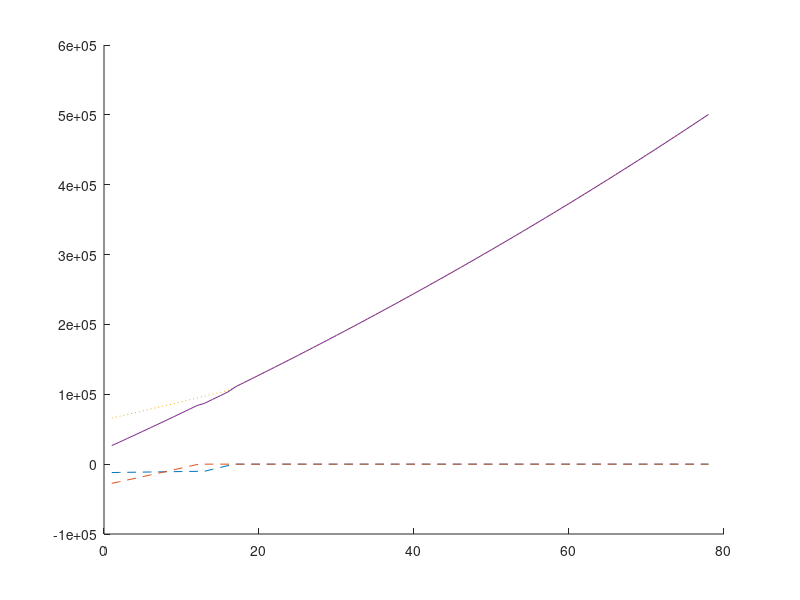

Write MATLAB code to recreate this figure.
clear all

%
% upcoming work: 
% 1. functionalize the code to support arbitrary # of loans/assets
% 2. calculate debt payoff timeline
% 3. support adding loans or assets and spending savings @ user-defined
% time points (e.g. house purchase or inheritance)
% 4. support payment inflation (due to salary raises)
% 5. support tax-deferred assets, salary tax estimates
% 6. build a gui
%


% input variables

stopval = 500000;

% have to assume these are loans for now... build in asset functionality
% next
principal1 = -12000;
rate1 = 0.025; % always as a decimal fraction

principal2 = -27496;
rate2 = 0.0655;


value1 = 66000; % initial asset value
ror1 = 0.06; % asset rate of return

payment = 4900; % monthly payment you wish to make
invpay = 2200; % set a monthly amount if you want to invest right away instead
            % of placing 100% of available 'payment' into debts.
            % if 0, the program assumes all extra payment goes to debt
            % repayment first.
n = 12; % 12 months in a year
horizon = 6; % maximum number of years you want to pay off any loan


% need an infinite loop check - is your min payment enough to EVER pay it
% off?

minpay1 = (-principal1*(rate1/n))/(1-(1+rate1/n)^(-n*horizon));
minpay2 = (-principal2*(rate2/n))/(1-(1+rate1/n)^(-n*horizon));
minpay = minpay1+minpay2;

while payment-invpay < minpay
    payment = input(['Your min payment is too small! Increase it to at least ' num2str(ceil(minpay)+invpay) ': ']);
end
%

% determine any extra amount of money beyond the minimums
if payment > minpay
    extra = payment-invpay-minpay;
else
    extra = 0;
end

% allocate the extra money to the right loan
ratechk = max(rate1,rate2);
if ratechk==rate1
    payment1 = minpay1+extra;
    payment2 = minpay2;
else
    payment1=minpay1;
    payment2 = minpay2+extra;
end

if payment~=(payment1+payment2+invpay)
    error('borked some math')
end

% Initialize while loop
clear presval1
clear presval2
clear asset1
presval1(1) = principal1;
presval2(1) = principal2;
asset1(1) = value1;
networth(1) = principal1+principal2+value1;
period = 0; % initial period
t=1; % # of periods per cycle of while loop


while networth(period+1) < stopval
    
    % loan 1
    % payoff check and re-allocate payments
    % also handle final payment period remainders
    if presval1(period+1)+payment1 >= 0
        
        finpay1 = -presval1(period+1); % calc. the amount of the final payment
        % apply the final payment and re-calculate the loan value (should be 0)
        presval1(period+2) = presval1(period+1)+finpay1; 
        if presval1(period+2)~=0
            disp('borked some finpay1 math.')
        end
        
        payment2=payment2+payment1;
        payment1=0;
    else
        presval1(period+2) = presval1(period+1)+payment1;
        presval1(period+2) = presval1(period+2)*(1+rate1/n)^t;
    end
    
    if presval1(period+2) < presval1(period+1)
        error('You will never pay this off! Use a higher Min Payment!')
    end
    
    % loan 2
    if presval2(period+1)+payment2 >= 0
        
        finpay2 = -presval2(period+1);
        presval2(period+2) = presval2(period+1)+finpay2;
        if presval2(period+2)~=0
            disp('borked some finpay2 math.')
            disp(period)
        end
        
        payment1=payment1+payment2;
        payment2=0;
    else
        presval2(period+2) = presval2(period+1)+payment2;
        presval2(period+2) = presval2(period+2)*(1+rate2/n)^t;
    end
    
    if presval2(period+2) < presval2(period+1)
        error('You will never pay this off! Use a higher Min Payment!')
    end
    
    if presval2(period+2)==0&&presval1(period+2)==0
        payment1=0;
        payment2=0;
    end
    
    % asset 1
        asset1(period+2) = asset1(period+1)+(payment-(payment1+payment2));
        asset1(period+2) = asset1(period+2)*(1+ror1/n)^t;
    
    
    networth(period+2) = presval2(period+2)+presval1(period+2)+asset1(period+2);
    period = period+1;
    
end

disp(['It will take you ' num2str(period) ' months or ' num2str(period/n) ' years to finish.'])
hold on
plot(presval1,'LineStyle','--')
hold on
plot(presval2,'LineStyle','--')
plot(asset1,'LineStyle',':')
plot(networth,'LineStyle','-')